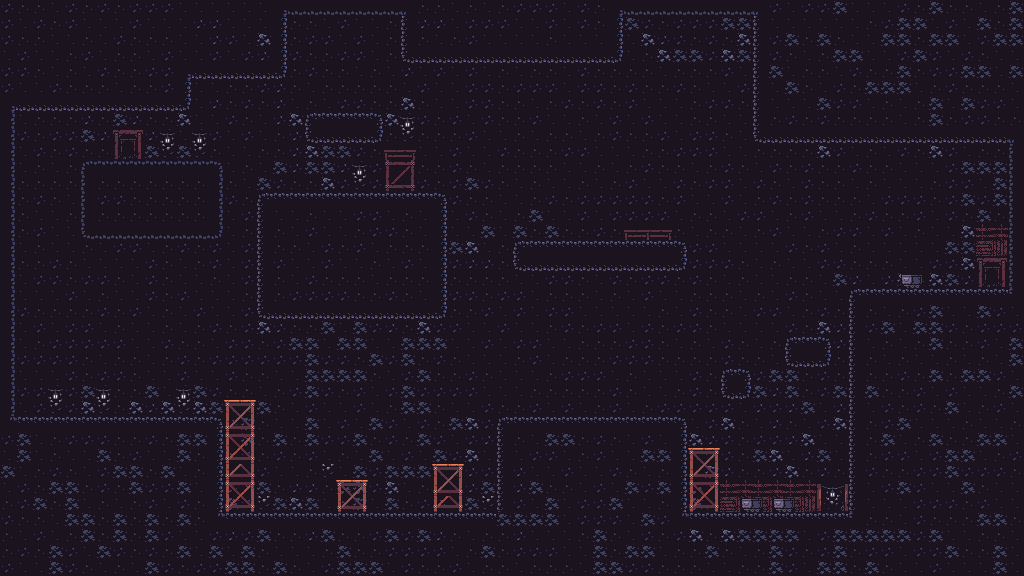

Rendered tile map (Tiled .tmx) drawn with the repository's tilesets; below, a short description and the map source with its tile grids summarised:
An orthogonal 64x36 tile map with 16x16 px tiles, 3 tile layers (Ground, props, minecarts) and 27 objects (Start, End).

<map version="1.5" tiledversion="1.6.0" orientation="orthogonal" renderorder="right-down" width="64" height="36" tilewidth="16" tileheight="16" infinite="0" nextlayerid="8" nextobjectid="28">
 <tileset firstgid="1" name="Scaffolding_and_BG_Parts (16 x 16)" tilewidth="16" tileheight="16" tilecount="300" columns="25">
  <image source="Cave Tileset/Cave Tileset/Scaffolding_and_BG_Parts (16 x 16).png" width="400" height="192" />
 </tileset>
 <layer id="1" name="Ground" width="64" height="36">
  <data>[2304 cells, 2304 non-empty, 29 distinct tile ids]</data>
 </layer>
 <layer id="2" name="props" width="64" height="36">
  <data>[2304 cells, 87 non-empty, 32 distinct tile ids]</data>
 </layer>
 <layer id="3" name="minecarts" width="64" height="36">
  <data>[2304 cells, 6 non-empty, 2 distinct tile ids]</data>
 </layer>
 <objectgroup id="5" name="Collisions">
  <object id="1" x="496" y="416" width="192" height="100" />
  <object id="2" x="688" y="448" width="32" height="64" />
  <object id="3" x="708" y="512" width="144" height="64" />
  <object id="4" x="752" y="16" width="256" height="128" />
  <object id="5" x="400" y="0" width="224" height="64" />
  <object id="6" x="852" y="288" width="172" height="288" />
  <object id="7" x="512" y="240" width="176" height="32" />
  <object id="8" x="256" y="192" width="192" height="128" />
  <object id="9" x="80" y="160" width="144" height="76" />
  <object id="10" x="188" y="0" width="100" height="80" />
  <object id="11" x="16" y="416" width="208" height="136" />
  <object id="12" x="224" y="512" width="280" height="36" />
  <object id="13" x="224" y="400" width="32" height="112" />
  <object id="14" x="336" y="480" width="32" height="32" />
  <object id="15" x="432" y="464" width="32" height="48" />
  <object id="16" x="384" y="148" width="32" height="44" />
  <object id="17" x="624" y="228" width="48" height="12" />
  <object id="18" x="720" y="368" width="32" height="32" />
  <object id="19" x="784" y="336" width="48" height="32" />
  <object id="20" x="304" y="112" width="80" height="32" />
  <object id="21" x="288" y="0" width="112" height="16" />
  <object id="22" x="624" y="0" width="132" height="16" />
  <object id="23" x="-4" y="108" width="20" height="320" />
  <object id="24" x="1008" y="136" width="16" height="152" />
  <object id="27" x="16" y="80" width="176" height="32" />
  <object id="25" name="Start" x="112" y="128" width="32" height="32" />
  <object id="26" name="End" x="976" y="256" width="32" height="32" />
 </objectgroup>
</map>
